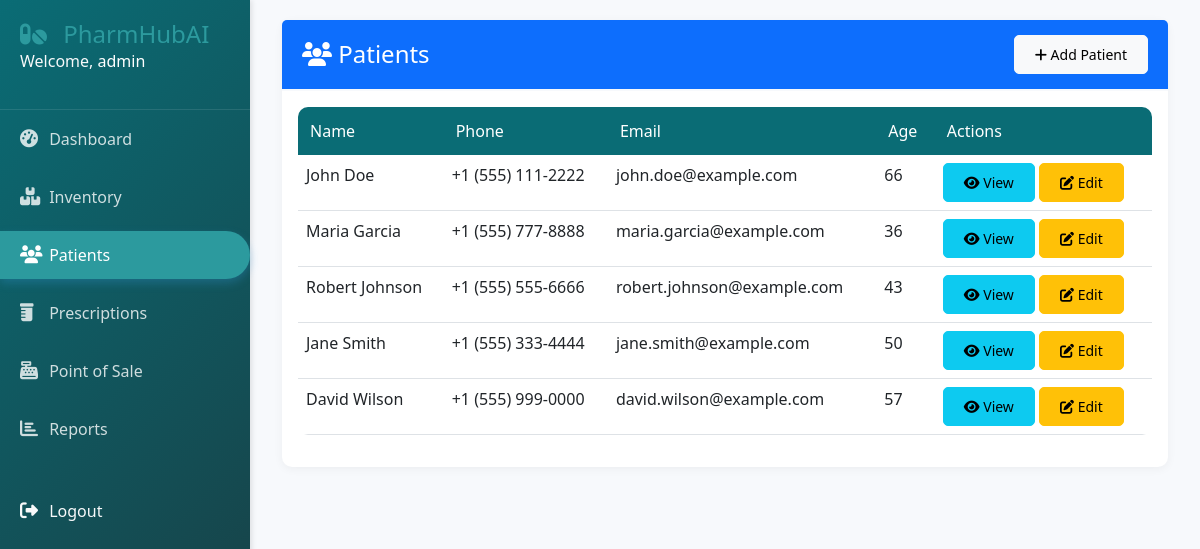
/patients/ (signed in), run on the app's committed database.
### patients/models.py (models this page shows, shortened)
class Patient(models.Model):
    BLOOD_TYPES = (
        ('A+', 'A+'), ('A-', 'A-'),
        ('B+', 'B+'), ('B-', 'B-'),
        ('AB+', 'AB+'), ('AB-', 'AB-'),
        ('O+', 'O+'), ('O-', 'O-'),
    )
    first_name = models.CharField(max_length=100)
    last_name = models.CharField(max_length=100)
    pharmacy = models.ForeignKey('accounts.Pharmacy', on_delete=models.CASCADE, null=True)
    date_of_birth = models.DateField()
    gender = models.CharField(max_length=10, choices=(('M', 'Male'), ('F', 'Female'), ('O', 'Other')))
    phone = models.CharField(max_length=15)
    email = models.EmailField(blank=True)
    address = models.TextField()
    blood_type = models.CharField(max_length=3, choices=BLOOD_TYPES, blank=True)
    allergies = models.TextField(blank=True, help_text="List all known allergies")
    chronic_conditions = models.TextField(blank=True, help_text="List all chronic conditions")
    current_medications = models.TextField(blank=True, help_text="List current medications")
    emergency_contact_name = models.CharField(max_length=200)
    emergency_contact_phone = models.CharField(max_length=15)
    created_by = models.ForeignKey(User, on_delete=models.SET_NULL, null=True)
    created_at = models.DateTimeField(auto_now_add=True)
    updated_at = models.DateTimeField(auto_now=True)
    class Meta:
        indexes = [
            models.Index(fields=['last_name', 'first_name']),
            models.Index(fields=['phone']),
        ]
    @property
    def age(self):
        today = date.today()
        return today.year - self.date_of_birth.year - (
            (today.month, today.day) < (self.date_of_birth.month, self.date_of_birth.day)
        )
    @property
    def full_name(self):
        return f"{self.first_name} {self.last_name}"

### patients/views.py (the view, shortened to what this page needs)
# urls.py: path('', views.patient_list, name='list'),
@login_required
def patient_list(request):
    if not request.pharmacy:
        messages.error(request, 'Pharmacy not found.')
        return redirect('dashboard')
    patients = Patient.objects.filter(pharmacy=request.pharmacy).order_by('last_name', 'first_name')
    search_query = request.GET.get('search', '')
    paginator = Paginator(patients, 20)
    page = request.GET.get('page')
    patients_page = paginator.get_page(page)
    context = {
        'patients': patients_page,
        'search_query': search_query
    }
    return render(request, 'patients/list.html', context)

### templates/patients/list.html (shortened to what this page needs)
{% extends 'base.html' %}
{% block content %}
<div class="container-fluid">
    <div class="card">
        <div class="card-header bg-primary text-white d-flex justify-content-between align-items-center">
            <h4 class="mb-0"><i class="fas fa-users"></i> Patients</h4>
            <a href="{% url 'patients:add' %}" class="btn btn-light btn-sm">
                <i class="fas fa-plus"></i> Add Patient
            </a>
        </div>
        <div class="card-body">
            <div class="table-responsive">
                <table class="table table-hover">
                    <thead>
                        <tr>
                            <th>Name</th>
                            <th>Phone</th>
                            <th>Email</th>
                            <th>Age</th>
                            <th>Actions</th>
                        </tr>
                    </thead>
                    <tbody>
                        {% for patient in patients %}
                        <tr>
                            <td>{{ patient.full_name }}</td>
                            <td>{{ patient.phone }}</td>
                            <td>{{ patient.email|default:"-" }}</td>
                            <td>{{ patient.age }}</td>
                            <td>
                                <a href="{% url 'patients:detail' patient.id %}" class="btn btn-sm btn-info">
                                    <i class="fas fa-eye"></i> View
                                </a>
                                <a href="{% url 'patients:edit' patient.id %}" class="btn btn-sm btn-warning">
                                    <i class="fas fa-edit"></i> Edit
                                </a>
                            </td>
                        </tr>
                        {% empty %}
                        <tr>
                            <td colspan="5" class="text-center">No patients found. <a href="{% url 'patients:add' %}">Add your first patient</a></td>
                        </tr>
                        {% endfor %}
                    </tbody>
                </table>
            </div>
        </div>
    </div>
</div>
{% endblock %}

### templates/base.html (shortened to what this page needs)
<!DOCTYPE html>
<html lang="en">
<head>
    <link href="https://cdn.jsdelivr.net/npm/bootstrap@5.3.0-alpha1/dist/css/bootstrap.min.css" rel="stylesheet">
    <link rel="stylesheet" href="https://cdnjs.cloudflare.com/ajax/libs/font-awesome/6.4.0/css/all.min.css">
    {% load static %}
    <link rel="stylesheet" href="{% static 'css/style.css' %}">
</head>
<body>
    {% if user.is_authenticated %}
    <div class="sidebar">
        <div class="sidebar-header">
            <a style="text-decoration: none; color: #2c9a9e;" href="{%url 'accounts:home'%}"><h3><i class="fas fa-pills"></i> PharmHubAI</h3></a>
            <p class="text-light">Welcome, <a href="{%url 'accounts:home'%} " style="color: white;">{{ user.username }}</a></p>
        </div>
        <ul class="nav flex-column">
            <li class="nav-item">
                <a class="nav-link {% if request.path == '/dashboard' %}active{% endif %}" href="/dashboard/">
                    <i class="fas fa-tachometer-alt"></i> Dashboard
                </a>
            </li>
            <li class="nav-item">
                <a class="nav-link {% if '/inventory' in request.path %}active{% endif %}" href="/inventory/">
                    <i class="fas fa-boxes"></i> Inventory
                </a>
            </li>
            <li class="nav-item">
                <a class="nav-link {% if '/patients' in request.path %}active{% endif %}" href="/patients/">
                    <i class="fas fa-users"></i> Patients
                </a>
            </li>
            <li class="nav-item">
                <a class="nav-link {% if '/prescriptions' in request.path %}active{% endif %}" href="/prescriptions/">
                    <i class="fas fa-prescription-bottle"></i> Prescriptions
                </a>
            </li>
            <li class="nav-item">
                <a class="nav-link {% if '/sales' in request.path %}active{% endif %}" href="/sales/pos/">
                    <i class="fas fa-cash-register"></i> Point of Sale
                </a>
            </li>
            {% if user.profile.role == 'admin' or user.profile.role == 'pharmacist' %}
            <li class="nav-item">
                <a class="nav-link {% if '/reports' in request.path %}active{% endif %}" href="/reports/">
                    <i class="fas fa-chart-bar"></i> Reports
                </a>
            </li>
            {% endif %}
            <li class="nav-item mt-4">
                <a class="nav-link text-light" href="/logout/">
                    <i class="fas fa-sign-out-alt"></i> Logout
                </a>
            </li>
        </ul>
    </div>
    {% endif %}
    <div class="main-content">
        {% block content %}{% endblock %}
    </div>
</body>
</html>

### static/css/style.css (style rules this page uses)
:root { --primary-color: #0a6c75; --secondary-color: #2c9a9e; --success-color: #10b981; --danger-color: #ef4444; --warning-color: #f59e0b; --light-bg: #f7f9fc; --dark-text: #1a3a3f; --sidebar-width: 250px; }
body { font-family: 'Segoe UI', Tahoma, Geneva, Verdana, sans-serif; background-color: var(--light-bg); color: var(--dark-text); overflow-x: hidden; }
.sidebar { position: fixed; left: 0; top: 0; height: 100vh; width: var(--sidebar-width); background: linear-gradient(135deg, var(--primary-color), var(--dark-text)); color: white; padding: 20px 0; box-shadow: 2px 0 5px rgba(0,0,0,0.1); z-index: 1000; }
.sidebar-header { padding: 0 20px 20px; border-bottom: 1px solid rgba(255,255,255,0.1); }
.sidebar-header a { text-decoration: none; }
.sidebar-header h3 { margin: 0; font-size: 24px; font-weight: 300; }
.sidebar-header h3 i { color: var(--secondary-color); margin-right: 10px; }
.sidebar .nav-link { color: rgba(255,255,255,0.8); padding: 12px 20px; margin: 5px 0; transition: all 0.3s; border-radius: 0 30px 30px 0; }
.sidebar .nav-link.active { background-color: var(--secondary-color); color: white; box-shadow: 0 4px 10px rgba(52, 152, 219, 0.3); }
.sidebar .nav-link i { width: 25px; font-size: 18px; }
.main-content { margin-left: var(--sidebar-width); padding: 20px; min-height: 100vh; }
.card { border: none; border-radius: 10px; box-shadow: 0 2px 10px rgba(0,0,0,0.05); transition: transform 0.3s, box-shadow 0.3s; margin-bottom: 20px; }
.card-header { background-color: white; border-bottom: 2px solid var(--light-bg); padding: 15px 20px; font-weight: 600; }
.table { background-color: white; border-radius: 10px; overflow: hidden; }
.table thead th { background-color: var(--primary-color); color: white; font-weight: 500; border: none; padding: 12px; }
.btn { border-radius: 5px; padding: 8px 20px; font-weight: 500; transition: all 0.3s; }

### data on the page
Patient: full_name "John Doe", phone "+1 (555) 111-2222", email "john.doe@example.com", age "66"
Patient: full_name "Maria Garcia", phone "+1 (555) 777-8888", email "maria.garcia@example.com", age "36"
Patient: full_name "Robert Johnson", phone "+1 (555) 555-6666", email "robert.johnson@example.com", age "43"
Patient: full_name "Jane Smith", phone "+1 (555) 333-4444", email "jane.smith@example.com", age "50"
Patient: full_name "David Wilson", phone "+1 (555) 999-0000", email "david.wilson@example.com", age "57"

### other printed values
{{ user.username }} "admin"
